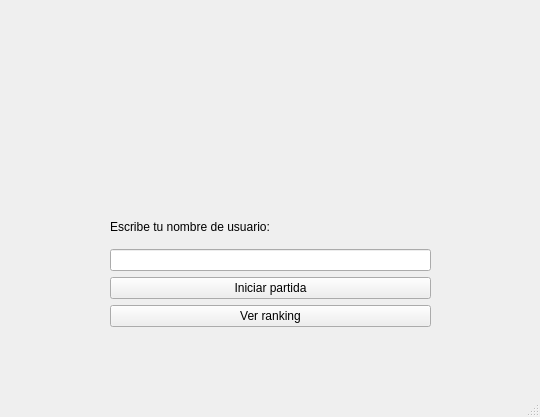
<?xml version="1.0" encoding="UTF-8"?>
<ui version="4.0">
 <class>MainWindow</class>
 <widget class="QMainWindow" name="MainWindow">
  <property name="geometry">
   <rect>
    <x>0</x>
    <y>0</y>
    <width>540</width>
    <height>417</height>
   </rect>
  </property>
  <property name="windowTitle">
   <string>DCCrossy Frog</string>
  </property>
  <widget class="QWidget" name="centralwidget">
   <widget class="QLabel" name="label">
    <property name="geometry">
     <rect>
      <x>110</x>
      <y>20</y>
      <width>331</width>
      <height>181</height>
     </rect>
    </property>
    <property name="maximumSize">
     <size>
      <width>441</width>
      <height>16777215</height>
     </size>
    </property>
    <property name="text">
     <string/>
    </property>
    <property name="pixmap">
     <pixmap>../sprites/Logo.png</pixmap>
    </property>
    <property name="scaledContents">
     <bool>true</bool>
    </property>
   </widget>
   <widget class="QWidget" name="">
    <property name="geometry">
     <rect>
      <x>110</x>
      <y>210</y>
      <width>321</width>
      <height>117</height>
     </rect>
    </property>
    <layout class="QVBoxLayout" name="verticalLayout">
     <item>
      <widget class="QLabel" name="label_2">
       <property name="text">
        <string>Escribe tu nombre de usuario:</string>
       </property>
      </widget>
     </item>
     <item>
      <widget class="QLineEdit" name="tb_username"/>
     </item>
     <item>
      <widget class="QPushButton" name="btn_start">
       <property name="text">
        <string>Iniciar partida</string>
       </property>
      </widget>
     </item>
     <item>
      <widget class="QPushButton" name="btn_ranking">
       <property name="text">
        <string>Ver ranking</string>
       </property>
      </widget>
     </item>
    </layout>
   </widget>
  </widget>
  <widget class="QMenuBar" name="menubar">
   <property name="geometry">
    <rect>
     <x>0</x>
     <y>0</y>
     <width>540</width>
     <height>26</height>
    </rect>
   </property>
  </widget>
  <widget class="QStatusBar" name="statusbar"/>
 </widget>
 <resources/>
 <connections/>
</ui>
